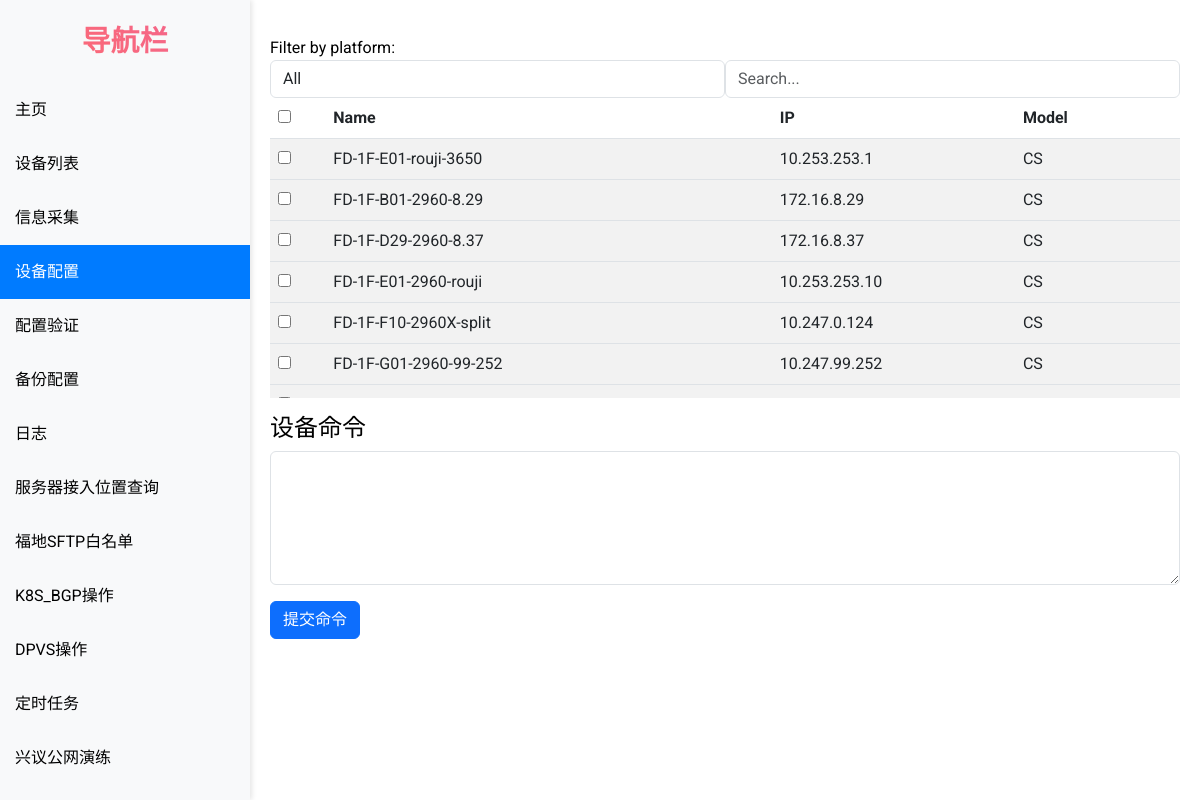
/config/ (signed in), run on the app's committed database.
### network_automation_app/models.py (models this page shows, shortened)
class Device(models.Model):
    hostname = models.CharField(max_length=255)
    ip_address = models.CharField(max_length=255)
    PLATFORM_CHOICES = (
        ('huawei', '华为'),
        ('cisco_ios_telnet', '思科'),
        ('cisco_ios', '思科'),
        ('f5_tmsh', 'F5'),
        ('fortinet', '飞塔'),
        ('netscaler', 'NS'),
        ('linux', '戴尔')
    )
    platform = models.CharField(max_length=255, choices=PLATFORM_CHOICES)
    LOCATION_CHOICES = (
        ('XY', '兴议'),
        ('FD', '福地'),
        ('XX', '西溪'),
    )
    location = models.CharField(max_length=255, choices=LOCATION_CHOICES)
    Role_CHOICES = (
        ('FW', '防火墙'),
        ('JR', '接入交换机'),
        ('HX', '核心交换机'),
        ('HJ', '汇聚交换机'),
        ('CS', '测试环境'),
        ('CK', '出口设备'),
        ('HJ-JR', 'K8s-接入'),
        ('FWQ', '服务器')
    )
    role = models.CharField(max_length=255, choices=Role_CHOICES)
    MODEL_CHOICES = (
        ('USG', 'USG'),
        ('HW5700', 'HW5700'),
        ('HWNE20', 'HWNE20'),
        ('HW8800', 'HW8800'),
        ('HW6800', 'HW6800'),
        ('HW5800', 'HW5800'),
        ('HW12800', 'HW12800'),
        ('CS45', 'CS45'),
        ('CS', 'CS'),
        ('F5', 'F5'),
        ('FT', 'FT'),
        ('NS', 'NS'),
        ('linux', 'R630')
    )
    model = models.CharField(max_length=255, choices=MODEL_CHOICES)
    created_time = models.DateTimeField('创建时间', auto_now_add=True)
    update_time = models.DateTimeField('更新时间', auto_now=True)

### network_automation_app/views.py (the view, shortened to what this page needs)
# urls.py: path('config/', views.config, name='config'),
@login_required
def config(request):
    if request.method == 'GET':
        all_devices = Device.objects.all().order_by('model')
        vendors = all_devices.values_list('model', flat=True).distinct()
        context = {
            'all_devices': all_devices,
            'vendors': vendors
        }
        return render(request, 'config.html', context)

### network_automation_app/templates/config.html (shortened to what this page needs)
{% extends "base.html" %}
{% block content %}
    <form method="POST">
        <label for="vendor">Filter by platform:</label>
<div class="form-group d-flex">
      <select name="vendor" id="vendor" class="form-control flex-grow-1">
     <option value="">All</option>
  </select>
  <input type="search" placeholder="Search..." class="form-control flex-grow-1 search-input" data-table="customers-list"/>
</div>
<div class="scrollbox">
        <table class="table table-striped mt32 customers-list" id="device-table">
            <thead>
                <tr>
                    <th><input type="checkbox" id="select-all"></th>
                    <th>Name</th>
                    <th>IP</th>
                    <th>Model</th>
                </tr>
            </thead>
                {% for device in all_devices %}
                <tbody>
                    <tr class="device-row" data-model="{{ device.model }}">
                        <td><input type="checkbox" name="device" value="{{ device.id }}" class="device-select"></td>
                        <td>{{ device.hostname }}</td>
                        <td>{{ device.ip_address }}</td>
                        <td>{{ device.model }}</td>
                    </tr>
                </tbody>
                {% endfor %}
        </table>
</div>
        <h4 class="mt-3">设备命令</h4>
        <textarea class="form-control" rows="5" name="command"></textarea>
        <button type="submit" class="mt-3 btn btn-primary">提交命令</button>
    </form>
{% endblock content %}

### network_automation_app/templates/base.html (style rules this page uses)
body { font-family: 'Roboto', sans-serif; background-color: #fff; color: #000; height: 100vh; overflow: hidden; display: flex; flex-direction: column; }

### network_automation_app/templates/config.html (style rules this page uses)
.scrollbox { height: 300px; overflow: auto; }
.customers-list thead { position: sticky; top: 0; z-index: 1; background-color: rgba(135,206,235,1); width: 100%; }

### data on the page
Device: hostname "FD-1F-E01-rouji-3650", ip_address "10.253.253.1", model "CS"
Device: hostname "FD-1F-B01-2960-8.29", ip_address "172.16.8.29", model "CS"
Device: hostname "FD-1F-D29-2960-8.37", ip_address "172.16.8.37", model "CS"
Device: hostname "FD-1F-E01-2960-rouji", ip_address "10.253.253.10", model "CS"
Device: hostname "FD-1F-F10-2960X-split", ip_address "10.247.0.124", model "CS"
Device: hostname "FD-1F-G01-2960-99-252", ip_address "10.247.99.252", model "CS"
